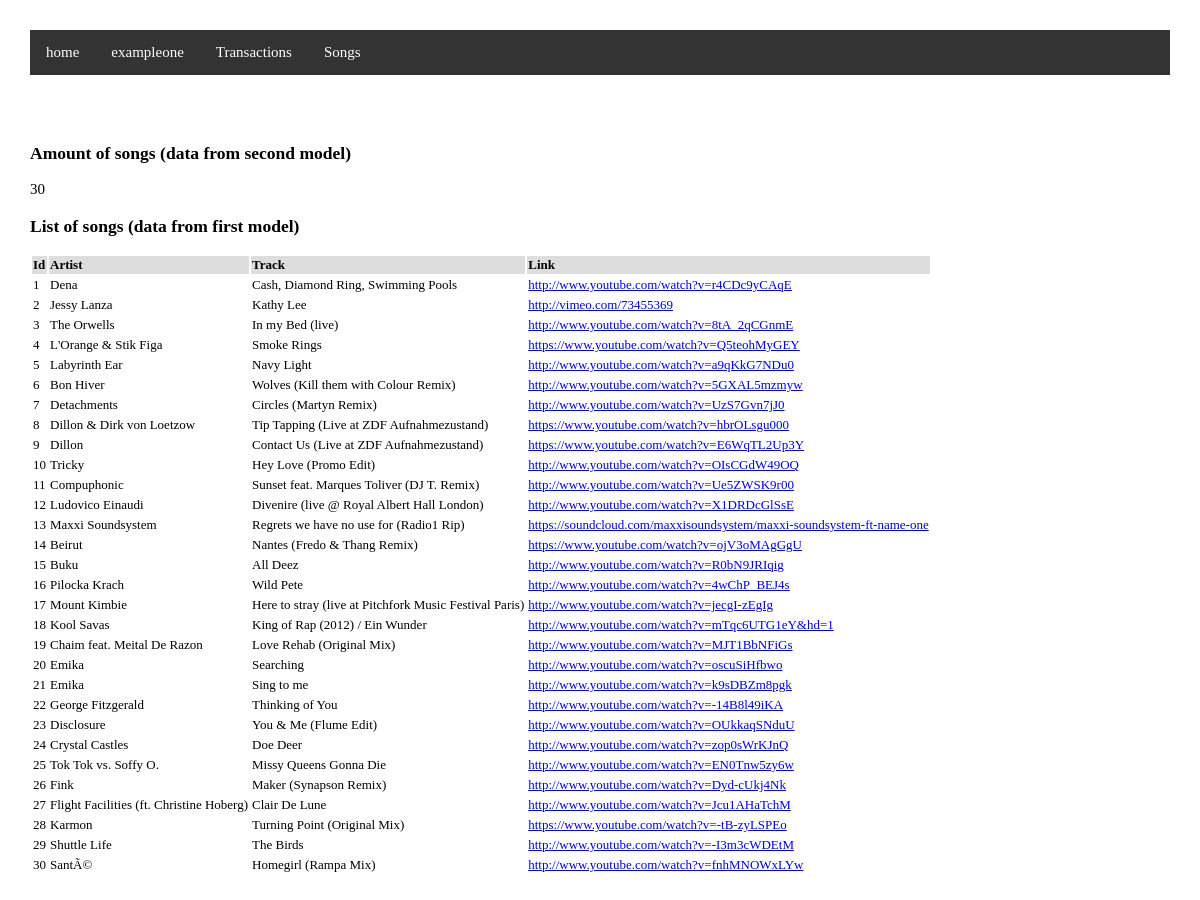
Screenshot of /index.php/songs/ with the database file from the repository.
### tables this page shows
CREATE TABLE IF NOT EXISTS `song` (
  `id` int(11) NOT NULL AUTO_INCREMENT,
  `artist` text NOT NULL,
  `track` text NOT NULL,
  `link` text,
  PRIMARY KEY (`id`),
  UNIQUE KEY `id` (`id`)
);

### application/core/controller.php (called while the page is built, shortened)
<?php
class Controller
{
    public $db = null;
    private function openDatabaseConnection()
    {
        $options = array(PDO::ATTR_DEFAULT_FETCH_MODE => PDO::FETCH_OBJ, PDO::ATTR_ERRMODE => PDO::ERRMODE_WARNING);
        $this->db = new PDO(DB_TYPE . ':host=' . DB_HOST . ';dbname=' . DB_NAME, DB_USER, DB_PASS, $options);
    }
    public function loadModel()
    {
        require APP . '/model/model.php';
        $this->model = new Model($this->db);
    }
}

### application/controllers/songs.php (called while the page is built, shortened)
<?php
class Songs extends Controller
{
    public function index()
    {
        $songs = $this->model->getAllSongs();
        $amount_of_songs = $this->model->getAmountOfSongs();
        require APP . 'views/_templates/header.php';
        require APP . 'views/songs/index.php';
        require APP . 'views/_templates/footer.php';
    }
}

### index.php (called while the page is built, shortened)
<?php
require APP . '/core/application.php';
require APP . '/core/controller.php';
$app = new Application();

### application/model/model.php (called while the page is built, shortened)
<?php
class Model
{
    function __construct($db)
    {
        try {
            $this->db = $db;
        } catch (PDOException $e) {
            exit('Database connection could not be established.');
        }
    }
    public function getAllSongs()
    {
        $sql = "SELECT id, artist, track, link FROM song";
        $query = $this->db->prepare($sql);
        $query->execute();
        return $query->fetchAll();
    }
    public function getAmountOfSongs()
    {
        $sql = "SELECT COUNT(id) AS amount_of_songs FROM song";
        $query = $this->db->prepare($sql);
        $query->execute();
        return $query->fetch()->amount_of_songs;
    }
}

### application/views/songs/index.php (the view, shortened to what this page needs)
<div class="container">
    <div>
        <h3>Amount of songs (data from second model)</h3>
        <div>
            <?php echo $amount_of_songs; ?>
        </div>
        <h3>List of songs (data from first model)</h3>
        <table>
            <thead style="background-color: #ddd; font-weight: bold;">
            <tr>
                <td>Id</td>
                <td>Artist</td>
                <td>Track</td>
                <td>Link</td>
            </tr>
            </thead>
            <tbody>
            <?php foreach ($songs as $song) { ?>
                <tr>
                    <td><?php if (isset($song->id)) echo $song->id; ?></td>
                    <td><?php if (isset($song->artist)) echo $song->artist; ?></td>
                    <td><?php if (isset($song->track)) echo $song->track; ?></td>
                    <td>
                        <?php if (isset($song->link)) { ?>
                            <a href="<?php echo htmlspecialchars($song->link, ENT_QUOTES, 'UTF-8'); ?>"><?php echo htmlspecialchars($song->link, ENT_QUOTES, 'UTF-8'); ?></a>
                        <?php } ?>
                    </td>
                </tr>
            <?php } ?>
            </tbody>
        </table>
    </div>
</div>

### application/core/application.php (shortened to what this page needs)
<?php
class Application
{
    private $url_controller = null;
    private $url_action = null;
    private $url_params = array();
    public function __construct()
    {
        if (!$this->url_controller) {
            require APP . 'controllers/home.php';
            $page = new Home();
            $page->index();
        } elseif (file_exists(APP . 'controllers/' . $this->url_controller . '.php')) {
            $this->url_controller = new $this->url_controller();
            if (method_exists($this->url_controller, $this->url_action)) {
                if(!empty($this->url_params)) {
                    call_user_func_array(array($this->url_controller, $this->url_action), $this->url_params);
                } else {
                    $this->url_controller->{$this->url_action}();
                }
            } else {
                if(strlen($this->url_action) == 0) {
                    $this->url_controller->index();
                }
                else {
                    require APP . 'controllers/error.php';
                    $page = new Error();
                    $page->index();
                }
            }
        } else {
            require APP . 'controllers/error.php';
            $page = new Error();
            $page->index();
        }
    }
    private function getUrlWithoutModRewrite()
    {
        $url = explode('/', $_SERVER['REQUEST_URI']);
        $url = array_diff($url, array('', 'index.php'));
        $url = array_values($url);
        $this->url_controller = isset($url[0]) ? $url[0] : null;
        $this->url_action = isset($url[1]) ? $url[1] : null;
        unset($url[0], $url[1]);
        $this->url_params = array_values($url);
    }
}

### application/views/_templates/header.php (shortened to what this page needs)
?><!DOCTYPE html>
<html lang="en">
<head>
    <link href="<?php echo URL; ?>public/css/style.css" rel="stylesheet">
</head>
<body>
    <div class="container">
        <div class="navigation">
            <ul>
                <li><a href="<?php echo URL_WITH_INDEX_FILE; ?>">home</a></li>
                <li><a href="<?php echo URL_WITH_INDEX_FILE; ?>home/exampleone">exampleone</a></li>
                <li><a href="<?php echo URL_WITH_INDEX_FILE; ?>home/exampletwo">Transactions</a></li>
                <li><a href="<?php echo URL_WITH_INDEX_FILE; ?>songs/">Songs</a></li>
            </ul>
        </div>
    </div>

### application/views/_templates/footer.php (shortened to what this page needs)
</body>
</html>

### public/css/style.css (style rules this page uses)
html, body { margin: 0; padding: 0; }
body { font-size: 15px; }
table { font-size: 13px; }
.container { padding: 20px; margin: 10px; }
ul { list-style-type: none; margin: 0; padding: 0; overflow: hidden; background-color: #333; }
li { float: left; }
li a { display: inline-block; color: white; text-align: center; padding: 14px 16px; text-decoration: none; }

### rows the page displays
song: id "1", artist "Dena", track "Cash, Diamond Ring, Swimming Pools", link "http://www.youtube.com/watch?v=r4CDc9yCAqE"
song: id "2", artist "Jessy Lanza", track "Kathy Lee", link "http://vimeo.com/73455369"
song: id "3", artist "The Orwells", track "In my Bed (live)", link "http://www.youtube.com/watch?v=8tA_2qCGnmE"
song: id "4", artist "L'Orange & Stik Figa", track "Smoke Rings", link "https://www.youtube.com/watch?v=Q5teohMyGEY"
song: id "5", artist "Labyrinth Ear", track "Navy Light", link "http://www.youtube.com/watch?v=a9qKkG7NDu0"
song: id "6", artist "Bon Hiver", track "Wolves (Kill them with Colour Remix)", link "http://www.youtube.com/watch?v=5GXAL5mzmyw"
song: id "7", artist "Detachments", track "Circles (Martyn Remix)", link "http://www.youtube.com/watch?v=UzS7Gvn7jJ0"
song: id "8", artist "Dillon & Dirk von Loetzow", track "Tip Tapping (Live at ZDF Aufnahmezustand)", link "https://www.youtube.com/watch?v=hbrOLsgu000"
song: id "9", artist "Dillon", track "Contact Us (Live at ZDF Aufnahmezustand)", link "https://www.youtube.com/watch?v=E6WqTL2Up3Y"
song: id "10", artist "Tricky", track "Hey Love (Promo Edit)", link "http://www.youtube.com/watch?v=OIsCGdW49OQ"
song: id "11", artist "Compuphonic", track "Sunset feat. Marques Toliver (DJ T. Remix)", link "http://www.youtube.com/watch?v=Ue5ZWSK9r00"
song: id "12", artist "Ludovico Einaudi", track "Divenire (live @ Royal Albert Hall London)", link "http://www.youtube.com/watch?v=X1DRDcGlSsE"
song: id "13", artist "Maxxi Soundsystem", track "Regrets we have no use for (Radio1 Rip)", link "https://soundcloud.com/maxxisoundsystem/maxxi-soundsystem-ft-name-one"
song: id "14", artist "Beirut", track "Nantes (Fredo & Thang Remix)", link "https://www.youtube.com/watch?v=ojV3oMAgGgU"
song: id "15", artist "Buku", track "All Deez", link "http://www.youtube.com/watch?v=R0bN9JRIqig"
song: id "16", artist "Pilocka Krach", track "Wild Pete", link "http://www.youtube.com/watch?v=4wChP_BEJ4s"
song: id "17", artist "Mount Kimbie", track "Here to stray (live at Pitchfork Music Festival Paris)", link "http://www.youtube.com/watch?v=jecgI-zEgIg"
song: id "18", artist "Kool Savas", track "King of Rap (2012) / Ein Wunder", link "http://www.youtube.com/watch?v=mTqc6UTG1eY&hd=1"
song: id "19", artist "Chaim feat. Meital De Razon", track "Love Rehab (Original Mix)", link "http://www.youtube.com/watch?v=MJT1BbNFiGs"
song: id "20", artist "Emika", track "Searching", link "http://www.youtube.com/watch?v=oscuSiHfbwo"
song: id "21", artist "Emika", track "Sing to me", link "http://www.youtube.com/watch?v=k9sDBZm8pgk"
song: id "22", artist "George Fitzgerald", track "Thinking of You", link "http://www.youtube.com/watch?v=-14B8l49iKA"
song: id "23", artist "Disclosure", track "You & Me (Flume Edit)", link "http://www.youtube.com/watch?v=OUkkaqSNduU"
song: id "24", artist "Crystal Castles", track "Doe Deer", link "http://www.youtube.com/watch?v=zop0sWrKJnQ"
song: id "25", artist "Tok Tok vs. Soffy O.", track "Missy Queens Gonna Die", link "http://www.youtube.com/watch?v=EN0Tnw5zy6w"
song: id "26", artist "Fink", track "Maker (Synapson Remix)", link "http://www.youtube.com/watch?v=Dyd-cUkj4Nk"
song: id "27", artist "Flight Facilities (ft. Christine Hoberg)", track "Clair De Lune", link "http://www.youtube.com/watch?v=Jcu1AHaTchM"
song: id "28", artist "Karmon", track "Turning Point (Original Mix)", link "https://www.youtube.com/watch?v=-tB-zyLSPEo"
song: id "29", artist "Shuttle Life", track "The Birds", link "http://www.youtube.com/watch?v=-I3m3cWDEtM"
song: id "30", artist "SantÃ©", track "Homegirl (Rampa Mix)", link "http://www.youtube.com/watch?v=fnhMNOWxLYw"

### other values shown
$amount_of_songs "30"
